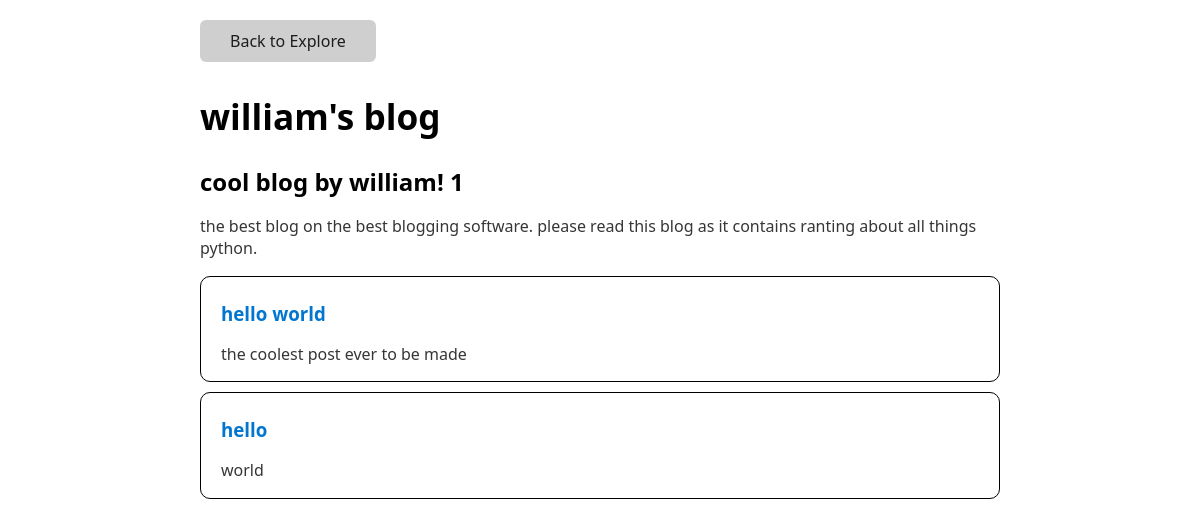
Before: /blog/williams-blog with the older database file.
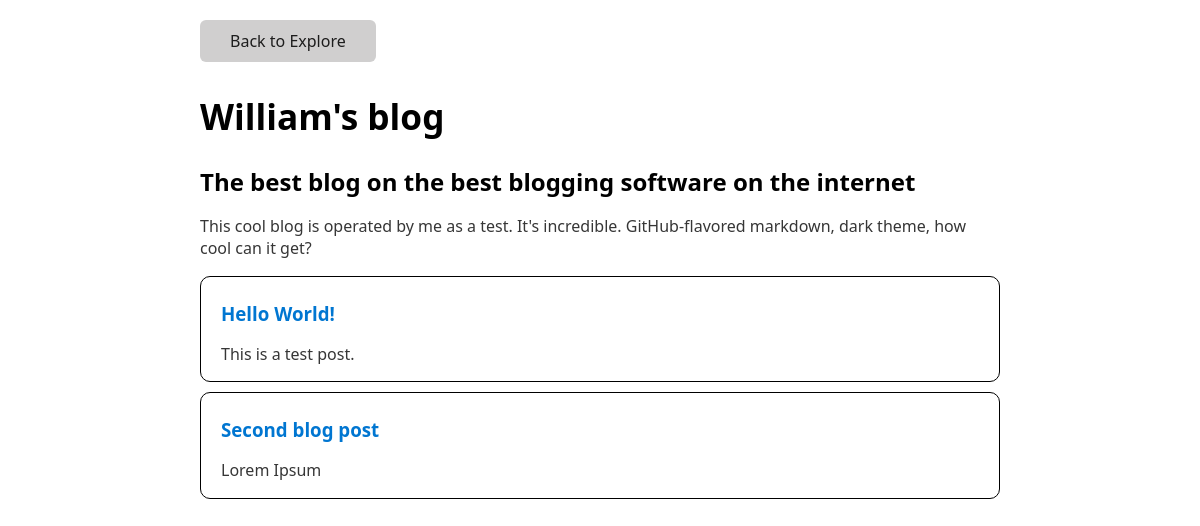
After: the same page with the newer database file.
### tables this page shows
CREATE TABLE blogs (id INTEGER PRIMARY KEY AUTOINCREMENT, title TEXT NOT NULL, slug TEXT NOT NULL, subtitle TEXT, description TEXT, posts TEXT, author INTEGER NOT NULL, history TEXT, created_at INTEGER NOT NULL, updated_at INTEGER NOT NULL);

CREATE TABLE posts (id INTEGER PRIMARY KEY AUTOINCREMENT, title TEXT NOT NULL, slug TEXT NOT NULL, subtitle TEXT, description TEXT, content TEXT NOT NULL, author INTEGER NOT NULL, blog INTEGER NOT NULL, history TEXT, created_at INTEGER NOT NULL, updated_at INTEGER NOT NULL);

### __init__.py (the view)
@app.route('/blog/<slug>')
def blog(slug):
    username = flask.session.get('username')
    blog = blog_table.get(cursor=connection.cursor(), slug=slug)
    if blog is None:
        return flask.abort(404)
    posts = post_table.get_all(cursor=connection.cursor(), blog=blog[0])
    user = user_table.get(cursor=connection.cursor(), username=username)
    return render_blog.build_page(username=username, blog=blog, posts=posts, user=user)

### database/blog.py (called while the page is built)
def get(cursor, **kwargs):
    query = "SELECT * FROM blogs WHERE "
    for key, value in kwargs.items():
        query += "{} = '{}' AND ".format(key, value)
    query = query[:-5]
    cursor.execute(query)
    blog = cursor.fetchone()
    return blog

### database/post.py (called while the page is built)
def get_all(cursor, **kwargs):
    query = "SELECT * FROM posts WHERE "
    for key, value in kwargs.items():
        query += "{} = '{}' AND ".format(key, value)
    query = query[:-5]
    cursor.execute(query)
    posts = cursor.fetchall()
    return posts

### database/user.py (called while the page is built)
def get(cursor, **kwargs):
    query = "SELECT * FROM users WHERE "
    for key, value in kwargs.items():
        query += "{} = '{}' AND ".format(key, value)
    query = query[:-5]
    cursor.execute(query)
    user = cursor.fetchone()
    return user

### render/blog.py (called while the page is built)
def build_page(**kwargs):
    return flask.render_template('blog.html', **kwargs)

### templates/blog.html (shortened to what this page needs)
<!DOCTYPE html>
<html>
<head>
    <link rel="stylesheet" href="/static/css/page.css">
</head>
<body>
<button onclick="window.location.href='/explore'">Back to Explore</button>
<h1>
    {{ blog[1] }}
</h1>
<h2>
    {{ blog[3] }}
</h2>
<p>
    {{ blog[4] }}
</p>
{% if posts|length > 0 %}
{% for post in posts %}
    <div class="blog-container">
        <h3>
      <a href="/blog/{{blog[2]}}/{{post[2]}}">
        {{ post[1] }}
      </a>
    </h3>
    <p>
        {{ post[3] }}
    </p>
    </div>
{% endfor %}
{% else %}
    <p>
        No posts yet.
    </p>
{% endif %}
</body>
</html>

Changed rows visible on the page:
removed blogs: title "william's blog", subtitle "cool blog by william! 1", description "the best blog on the best blogging software. please read this blog as it contains ranting about all things python."
removed posts: title "hello world", subtitle "the coolest post ever to be made"
removed posts: title "hello", subtitle "world"
now on this page (row edited): blogs: title "William's blog", subtitle "The best blog on the best blogging software on the internet", description "This cool blog is operated by me as a test. It's incredible. GitHub-flavored markdown, dark theme, how cool can it get?"
now on this page (row edited): posts: title "Hello World!", subtitle "This is a test post."
now on this page (row edited): posts: title "Second blog post", subtitle "Lorem Ipsum"
